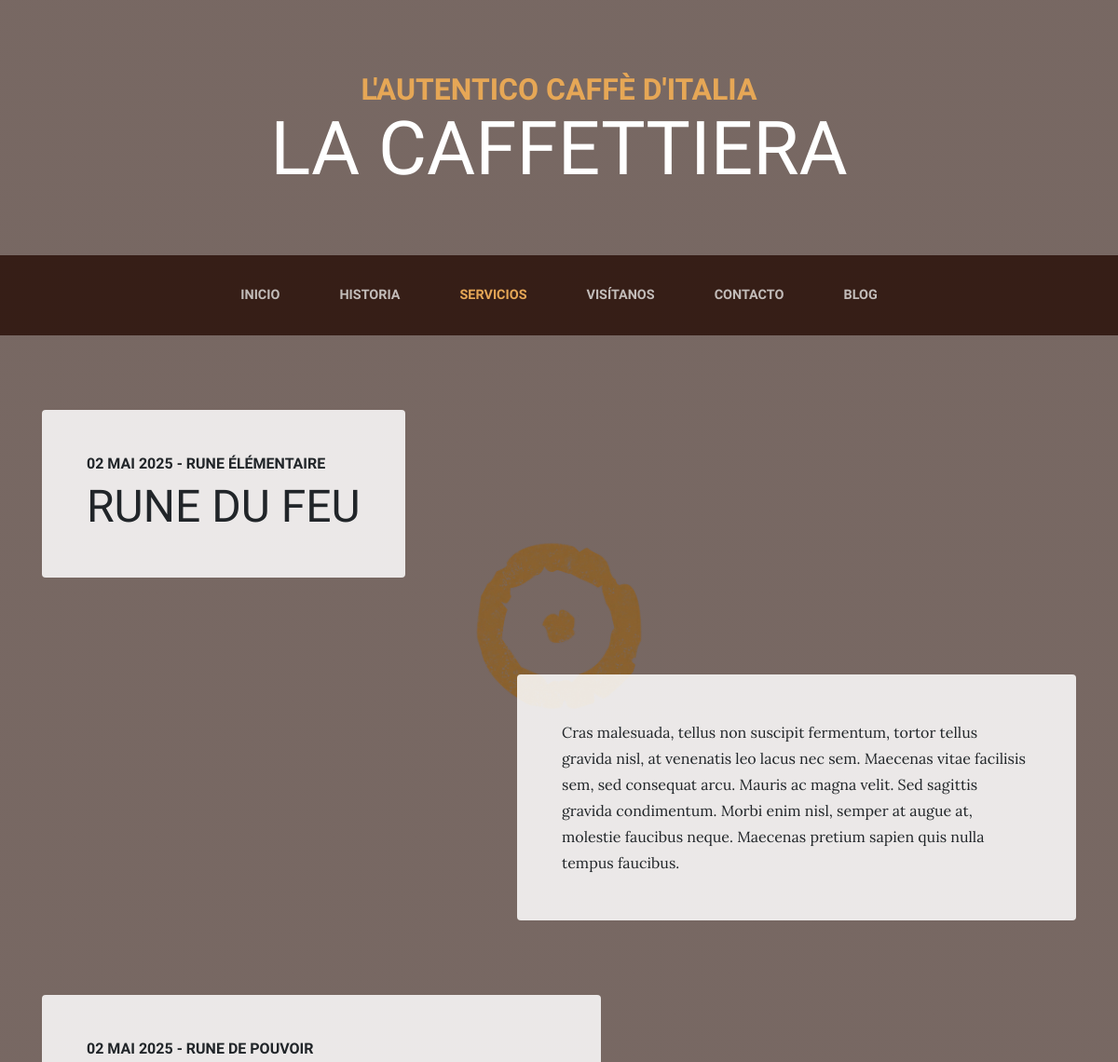
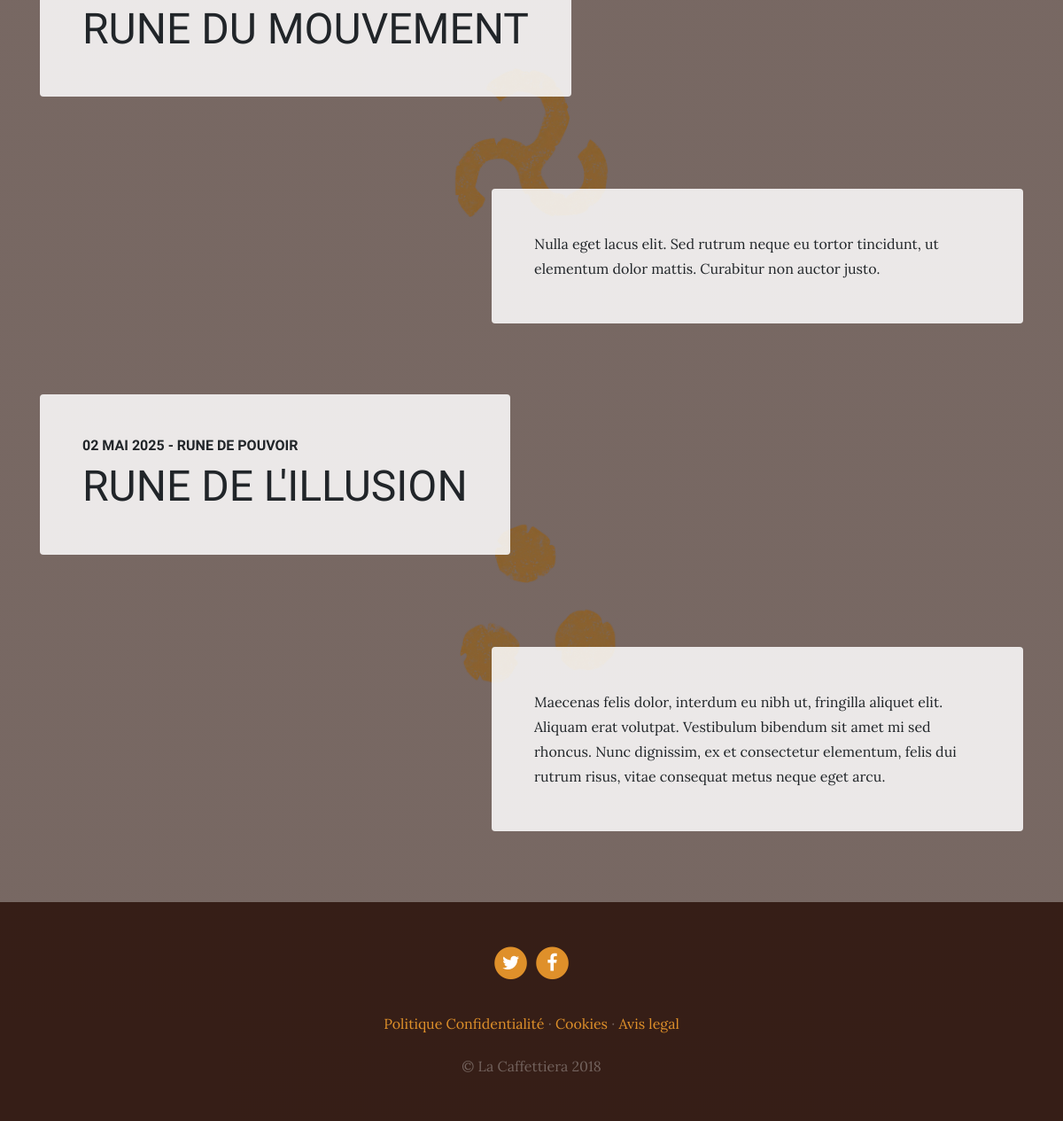
Page /services/ on the committed database (2 pictures, top to bottom).
### servicios/models.py (models this page shows, shortened)
class Servicio(models.Model):
    titulo = models.CharField(verbose_name = "Nom")
    subtitulo = models.CharField(verbose_name = "Sous-Titre")
    descripcion = models.TextField(verbose_name = "Description")
    imagen = models.ImageField(verbose_name = "Image", upload_to="servicios")
    fecha_creacion = models.DateTimeField(auto_now_add=True, verbose_name = "Date création")
    fecha_actualizacion = models.DateTimeField(auto_now=True, verbose_name = "Date modification")
    class Meta:
        verbose_name = "Service"
        verbose_name_plural = "Services"
        ordering = ["-fecha_actualizacion"]

### paginas/models.py (models this page shows, shortened)
class Pagina(models.Model):
    titulo = models.CharField(verbose_name = "Titre")
    contenido = RichTextField(verbose_name = "Contenu")
    orden = models.SmallIntegerField(verbose_name = "Position", default=0)
    fecha_creacion = models.DateTimeField(auto_now_add=True, verbose_name = "Date création")
    fecha_actualizacion = models.DateTimeField(auto_now=True, verbose_name = "Date modification")
    class Meta:
        verbose_name = "Page"
        verbose_name_plural = "Pages"
        ordering = ["orden", "titulo"]

### servicios/views.py (the view)
# urls.py: path('', views.servicios, name="nm_servicios"),
def servicios(request):
    todos_los_servicios = Servicio.objects.all()
    return render(request, "servicios/services.html", {'srvcs':todos_los_servicios})

### paginas/templatetags/tags_extras.py (called while the page is built)
@register.simple_tag
def get_listado_paginas():
    pgs = Pagina.objects.all()
    return pgs

### social/processors_perso.py (called while the page is built)
def ctx_dict(request):
    ctx = {}
    enlaces = Enlace.objects.all()
    for enlace in enlaces:
        ctx[enlace.clave] = enlace.url
    return ctx

### servicios/templates/servicios/services.html (shortened to what this page needs)
{% extends 'core/base.html' %}
{% load static %}
{% block contenido %}
{% for servicio in srvcs %}
<section class="page-section">
  <div class="container">
    <div class="product-item">
      <div class="product-item-title d-flex">
        <div class="bg-faded p-5 d-flex mr-auto rounded">
          <h2 class="section-heading mb-0">
            <span class="section-heading-upper">{{servicio.fecha_actualizacion|date:"d F Y"}} - {{servicio.subtitulo}}</span>
            <span class="section-heading-lower">{{servicio.titulo}}</span>
          </h2>
        </div>
      </div>
      <img class="product-item-img mx-auto d-flex rounded img-fluid mb-3 mb-lg-0" style="width: 200px; height: auto;" src="{{ servicio.imagen.url }}" alt="">
      <div class="product-item-description d-flex ml-auto">
        <div class="bg-faded p-5 rounded">
          <p class="mb-0">{{servicio.descripcion}}</p>
        </div>
      </div>
    </div>
  </div>
</section>
{% endfor %}
{% endblock %}

### core/templates/core/base.html (shortened to what this page needs)
<!DOCTYPE html>
<html lang="es">
  <head>
    {% load static %}
    <link href="{% static 'core/vendor/bootstrap/css/bootstrap.min.css' %}" rel="stylesheet">
    <link href="{% static 'core/vendor/font-awesome/css/font-awesome.min.css' %}" rel="stylesheet" type="text/css">
    <link href="{% static 'core/css/business-casual.css' %}" rel="stylesheet">
  </head>
  <body>
    <h1 class="site-heading text-center text-white d-none d-lg-block">
      <span class="site-heading-upper text-primary mb-3">L'autentico caffè d'italia</span>
      <span class="site-heading-lower">La Caffettiera</span>
    </h1>
    <nav class="navbar navbar-expand-lg navbar-dark py-lg-4" id="mainNav">
      <div class="container">
        <div class="collapse navbar-collapse" id="navbarResponsive">
          <ul class="navbar-nav mx-auto">
            <li class="nav-item px-lg-4 {% if request.resolver_match.view_name == 'nm_inicio'  %}active{% endif %}">
              <a class="nav-link text-uppercase text-expanded" href="{% url 'nm_inicio' %}">Inicio</a>
            </li>
            <li class="nav-item px-lg-4 {% if request.resolver_match.view_name == 'nm_historia'  %}active{% endif %}">
              <a class="nav-link text-uppercase text-expanded" href="{% url 'nm_historia' %}">Historia</a>
            </li>
            <li class="nav-item px-lg-4 {% if request.resolver_match.view_name == 'nm_servicios'  %}active{% endif %}">
              <a class="nav-link text-uppercase text-expanded" href="{% url 'nm_servicios' %}">Servicios</a>
            </li>
            <li class="nav-item px-lg-4 {% if request.resolver_match.view_name == 'nm_visitanos'  %}active{% endif %}">
              <a class="nav-link text-uppercase text-expanded" href="{% url 'nm_visitanos' %}">Visítanos</a>
            </li>
            <li class="nav-item px-lg-4 {% if request.resolver_match.view_name == 'nm_contacto'  %}active{% endif %}">
              <a class="nav-link text-uppercase text-expanded" href="{% url 'nm_contacto' %}">Contacto</a>
            </li>
            <li class="nav-item px-lg-4 {% if request.resolver_match.view_name|slice:':7' == 'nm_blog' %}active{% endif %}">
              <a class="nav-link text-uppercase text-expanded" href="{% url 'nm_blog' %}">Blog</a>
            </li>
          </ul>
        </div>
      </div>
    </nav>
    {% block contenido %}
    {% endblock %}
    <footer class="footer text-faded text-center py-5">
      <div class="container">
        <p class="m-0">
          {% if LINK_TWITER %}
	        <a href="{{ LINK_TWITER }}" class="link">
	          <span class="fa-stack fa-lg">
	            <i class="fa fa-circle fa-stack-2x"></i>
	            <i class="fa fa-twitter fa-stack-1x fa-inverse"></i>
	          </span>
	        </a>
          {% endif %}
          {% if LINK_FACEBOOK %}
	        <a href="{{ LINK_FACEBOOK }}" class="link">
	          <span class="fa-stack fa-lg">
	            <i class="fa fa-circle fa-stack-2x"></i>
	            <i class="fa fa-facebook fa-stack-1x fa-inverse"></i>
	          </span>
	        </a>
          {% endif %}
	    </p>
        <p class="m-0 mbt">
          {% load tags_extras %}
          {% get_listado_paginas as paginas %}
          {% for pagina in paginas %}
            <a href="{% url 'nm_pagina' pagina.id pagina.titulo|slugify %}" class="link">{{ pagina.titulo }}</a>{% if not forloop.last %} ·{% endif %}
          {% endfor %}
    		</p>
        <p class="m-0 mbt1">&copy; La Caffettiera 2018</p>
      </div>
	</footer>
  </body>
</html>

### core/static/core/css/business-casual.css (style rules this page uses)
body { font-family: 'Lora'; background: linear-gradient(rgba(47, 23, 15, 0.65), rgba(47, 23, 15, 0.65)), url("../img/bg.jpg"); background-attachment: fixed; background-position: center; background-size: cover; }
h1, h2, h3, h4, h5, h6 { font-family: 'Raleway'; }
p { line-height: 1.75; }
.text-faded { color: rgba(255, 255, 255, 0.3); }
.site-heading { margin-top: 5rem; margin-bottom: 5rem; text-transform: uppercase; line-height: 1; font-family: 'Raleway'; }
.site-heading .site-heading-upper { display: block; font-size: 2rem; font-weight: 800; }
.site-heading .site-heading-lower { font-size: 5rem; font-weight: 100; line-height: 4rem; }
.page-section { margin-top: 5rem; margin-bottom: 5rem; }
.section-heading { text-transform: uppercase; }
.section-heading .section-heading-upper { display: block; font-size: 1rem; font-weight: 800; padding-bottom:.5rem; }
.section-heading .section-heading-lower { display: block; font-size: 3rem; font-weight: 100; }
.bg-faded { background-color: rgba(255, 255, 255, 0.85); }
#mainNav { background-color: rgba(47, 23, 15, 0.9); font-family: 'Raleway'; }
#mainNav .navbar-nav .nav-item .nav-link { color: rgba(255, 255, 255, 0.7); font-weight: 800; }
#mainNav .navbar-nav .nav-item.active .nav-link { color: #e6a756; }
@media (min-width: 992px) { #mainNav .navbar-nav .nav-item .nav-link { font-size: 0.9rem; } }
@media (min-width: 992px) { .product-item .product-item-title { position: relative; z-index: 1; margin-bottom: -3rem; } }
@media (min-width: 992px) { .product-item .product-item-img { position: relative; z-index: 0; max-width: 60vw; } }
@media (min-width: 992px) { .product-item .product-item-description { position: relative; z-index: 1; margin-top: -3rem; max-width: 50vw; } }
.footer { background-color: rgba(47, 23, 15, 0.9); }
.text-primary { color: #e6a756 !important; }
.mbt { padding-top: 2rem; }
.mbt1 { padding-top: 1.25rem; }
a.link { color: #df902a; }

### rows in the picture
Servicio: fecha_actualizacion "02 MAI 2025", subtitulo "RUNE ÉLÉMENTAIRE", titulo "RUNE DU FEU", imagen (picture), descripcion "Cras malesuada, tellus non suscipit fermentum, tortor tellus gravida nisl, at venenatis leo lacus nec sem. Maecenas vitae facilisis sem, sed consequat arcu. Mauris ac magna velit. Sed sagittis gravida condimentum. Morbi enim nisl, semper at augue at, molestie faucibus neque. Maecenas pretium sapien quis nulla tempus faucibus."
Servicio: fecha_actualizacion "02 MAI 2025", subtitulo "RUNE DE POUVOIR", titulo "RUNE DU MOUVEMENT", imagen (picture), descripcion "Nulla eget lacus elit. Sed rutrum neque eu tortor tincidunt, ut elementum dolor mattis. Curabitur non auctor justo."
Servicio: fecha_actualizacion "02 MAI 2025", subtitulo "RUNE DE POUVOIR", titulo "RUNE DE L'ILLUSION", imagen (picture), descripcion "Maecenas felis dolor, interdum eu nibh ut, fringilla aliquet elit. Aliquam erat volutpat. Vestibulum bibendum sit amet mi sed rhoncus. Nunc dignissim, ex et consectetur elementum, felis dui rutrum risus, vitae consequat metus neque eget arcu."
Pagina: titulo "Politique Confidentialité"
Pagina: titulo "Cookies"
Pagina: titulo "Avis legal"
